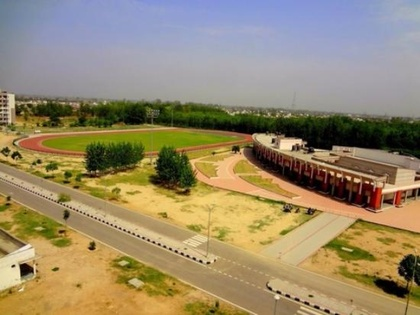
%> input picture codes/canny.jpg, 420 x 315 px, shrunk from 550 x 412 before the run
$ octave log.m   (GNU Octave 9; MATLAB toolbox functions it lacks are replaced by stand-ins)
%> lines starting %> are read from the running program, lines starting %| are printed output that depends on the picture
x=imread('canny.jpg');
%> x is the input picture: size 315x420x3 uint8; mean R, G, B 151.5, 136.8, 106.1
Iblur = imgaussfilt(x,2);
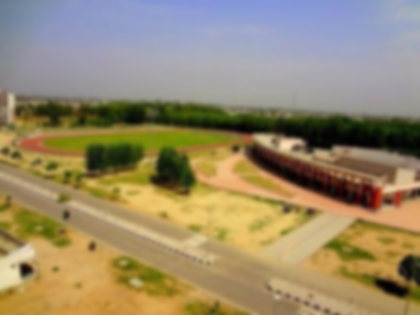
%> Iblur: size 315x420x3 uint8; mean R, G, B 151.5, 136.8, 106.1; mean of the top-left, top-right, bottom-left and bottom-right quarters 130.9, 137.2, 130, 127.8
i=rgb2gray(x);
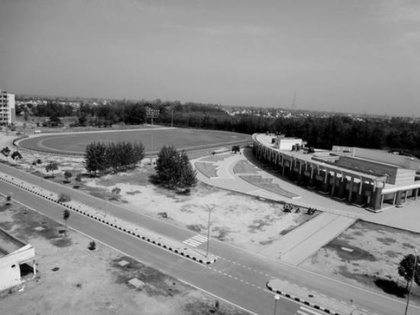
%> i: size 315x420 uint8; min 0, max 239, mean 137.7
[r,c,d]=size(i);
%> r = 315; c = 420; d = 1
i=im2double(i);
%> i: size 315x420 double
for m=2:r-1
    for n=2:c-1
        for o=1:d
            a(m,n,o)=(0)*i(m-1,n-1,o)+(-1)*i(m-1,n,o)+(0)*i(m-1,n+1,o)+(-1)*i(m,n-1,o)+(4)*i(m,n,o)+(-1)*i(m,n+1,o)+(0)*i(m+1,n-1,o)+(-1)*i(m+1,n,o)+(0)*i(m,n+1,o);

        end
    end
end
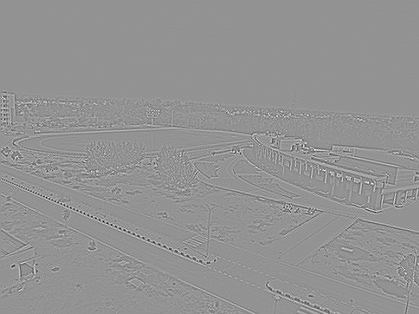
%> a: size 314x419 double; min -1.47, max 1.07, mean 4.45e-05; drawn with min black and max white
imshow(a);
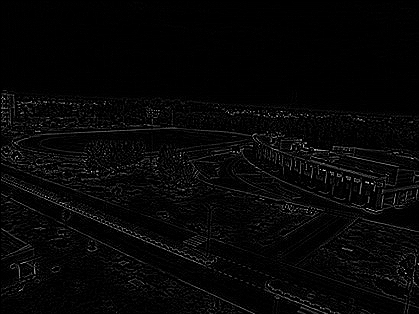
%> displayed picture: size 314x419, on the screen's scale of 0 to 255; min 0, max 255, mean 6.7
